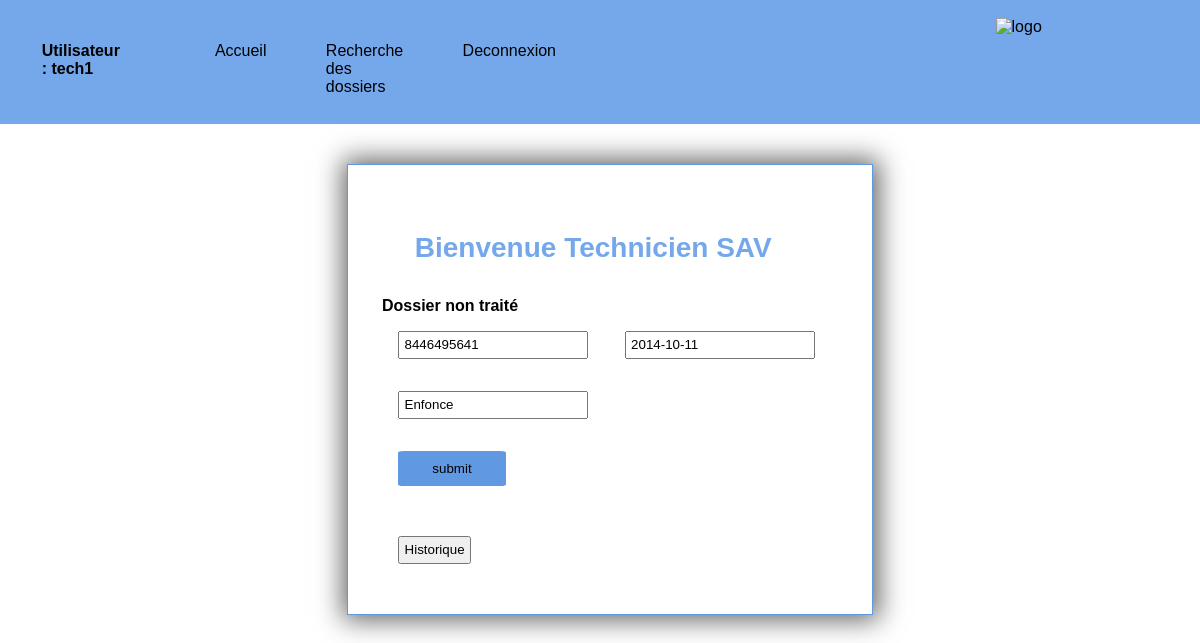
The page /index.php (signed in) on the database its author committed.
### tables this page shows
CREATE TABLE IF NOT EXISTS `T_D_Dossier_SAV_DSV` (
  `DSV_ID` INT NOT NULL AUTO_INCREMENT,
  `DSV_ETAT` TINYINT NOT NULL,
  `DSV_PHOTO` VARCHAR(255) NULL,
  `DSV_COM_DIAG_INITIAL` VARCHAR(255) NULL,
  `DSV_COM_DIAG_TERM` VARCHAR(255) NULL,
  `DSV_TDS_ID` INT NOT NULL,
  `DSV_PRD_ID` INT(11) NOT NULL,
  `DSV_ORH_ID` INT(11) NOT NULL,
  PRIMARY KEY (`DSV_ID`),
  CONSTRAINT `fk_T_D_Dossier_SAV_DSV_TYPE_DOSSIER_TDS1`
    FOREIGN KEY (`DSV_TDS_ID`)
    REFERENCES `TYPE_DOSSIER_TDS` (`TDS_ID`)
    ON DELETE NO ACTION
    ON UPDATE NO ACTION,
  CONSTRAINT `fk_T_D_Dossier_SAV_DSV_t_d_product_prd1`
    FOREIGN KEY (`DSV_PRD_ID`)
    REFERENCES `t_d_product_prd` (`PRD_ID`)
    ON DELETE NO ACTION
    ON UPDATE NO ACTION,
  CONSTRAINT `fk_T_D_Dossier_SAV_DSV_t_d_orderheader_ohr1`
    FOREIGN KEY (`DSV_ORH_ID`)
    REFERENCES `t_d_orderheader_ohr` (`OHR_ID`)
    ON DELETE NO ACTION
    ON UPDATE NO ACTION);

CREATE TABLE IF NOT EXISTS `t_d_orderheader_ohr` (
  `OHR_ID` INT(11) NOT NULL AUTO_INCREMENT,
  `OHR_DATE` DATE NOT NULL,
  `OHR_ORDERNUMBER` VARCHAR(255) NULL DEFAULT NULL,
  `OHR_DELIVERYPHONE` VARCHAR(20) NULL DEFAULT NULL,
  `OHR_TOTALHT` DECIMAL(8,2) NULL DEFAULT NULL,
  `OHR_TOTALTTC` DECIMAL(8,2) NULL DEFAULT NULL,
  `OHR_ID_PAYMODE` INT(11) NOT NULL,
  `OHR_OSS_ID` INT(11) NOT NULL,
  `OHR_ADR_ID_PAYMENT` INT(11) NOT NULL,
  PRIMARY KEY (`OHR_ID`),
  CONSTRAINT `fk_t_d_orderheader_ohr_t_d_mode_payment_mpt1`
    FOREIGN KEY (`OHR_ID_PAYMODE`)
    REFERENCES `t_d_mode_payment_mpt` (`MPT_ID`)
    ON DELETE NO ACTION
    ON UPDATE NO ACTION,
  CONSTRAINT `fk_t_d_orderheader_ohr_t_d_order_status_oss1`
    FOREIGN KEY (`OHR_OSS_ID`)
    REFERENCES `t_d_order_status_oss` (`OSS_ID`)
    ON DELETE NO ACTION
    ON UPDATE NO ACTION,
  CONSTRAINT `fk_t_d_orderheader_ohr_t_d_address_adr1`
    FOREIGN KEY (`OHR_ADR_ID_PAYMENT`)
    REFERENCES `t_d_address_adr` (`ADR_ID`)
    ON DELETE NO ACTION
    ON UPDATE NO ACTION);

### modules/ClassConnector.php (called while the page is built, shortened)
<?php
class Connector
{
    private $con;
    private static $instance;
    private function connect() {
        if($_SESSION && strcmp($_SESSION['LOGGED_USER'], 'admin')!== 0){
            $this->host = 'localhost';
            $this->username = $_SESSION['LOGGED_USER'];
            $this->password = $_SESSION['password'];
            $this->db = 'Menuiz';
            try {
                 $con = new PDO('mysql:host='.$this->host.';dbname='.$this->db.';charset=utf8', $this->username, $this->password);
                 $con->setAttribute(PDO::ATTR_DEFAULT_FETCH_MODE, PDO::FETCH_ASSOC);
                 $this->con = $con;
            } catch(PDOException $e){
                die("Erreur:".$e->getMessage());
            }
        }
    }
    public static function getInstance(){
        if(static::$instance === NULL){
            static::$instance = new Connector();
            static::$instance->connect();
        }
        return static::$instance;
    }
    public function prepareQuery($query) {
        return $this->con->prepare($query);
    }
}
?>

### modules/ClassTechSAV.php (the view, shortened to what this page needs)
<?php
class TechSAV {
    public function showInitial($data){
        foreach($data as $dataRows){
            echo "<H4 class='folder-title'>Dossier non traité </H4>";
            echo '<form action="" method="POST">';
            echo " <input type='text' name='getorhnum' class='form-fold' value='".$dataRows['OHR_ORDERNUMBER']."' readonly>" ;
            echo " <input type='text' name='getorhdate' class='form-fold' value='".$dataRows['OHR_DATE']."' readonly>" ;
            echo " <input type='text' name='getdiag' class='form-fold' value='".$dataRows['DSV_COM_DIAG_INITIAL']."' readonly>" ;
                echo "<input type='submit' class='btn-submit' value='submit'><br/>";
            echo "</form>";
            echo '<form action="" method="POST">';
            echo "<input type='submit' class='btn-historic' value='Historique'><br/>";
            echo "</form>";
        }
    }
    public function getNotTreated(){
        $sql = 'SELECT * FROM T_D_dossier_sav_DSV AS DSV
                JOIN type_dossier_tds as TDS on DSV.DSV_ID = TDS.TDS_ID
                JOIN t_d_product_prd as PRD on DSV.DSV_PRD_ID = PRD.PRD_ID
                JOIN t_d_orderheader_ohr AS OHR ON DSV.DSV_ORH_ID = OHR.OHR_ID
                 WHERE DSV.DSV_ETAT < 1 ORDER BY DSV.DSV_ID ASC';
        $db = Connector::getInstance();
        $query = $db->prepareQuery($sql);
        $query->execute();
        $result = $query->fetchAll();
        return $this->showInitial($result);
    }
}
?>

### CSS/style.css (style rules this page uses)
* { margin: 0; padding: 0; font-family: 'Arial'; }
input, textarea { margin: 1rem; padding: 1%; }
.btn-submit { display:flex; justify-content: center; align-items: center; align-self: center; width: 9vw; padding: 10px; background: #387fdbcb; border-radius: 5%; border-style: none; border: 0px 5px 5px 0px #5292e6cb solid; }

### rows shown on the page
t_d_dossier_sav_dsv: getorhnum "8446495641", getorhdate "2014-10-11", getdiag "Enfonce"

### other values the page prints
$_SESSION['LOGGED_USER'] "tech1"
$_SESSION['type_user'] "Technicien SAV"
